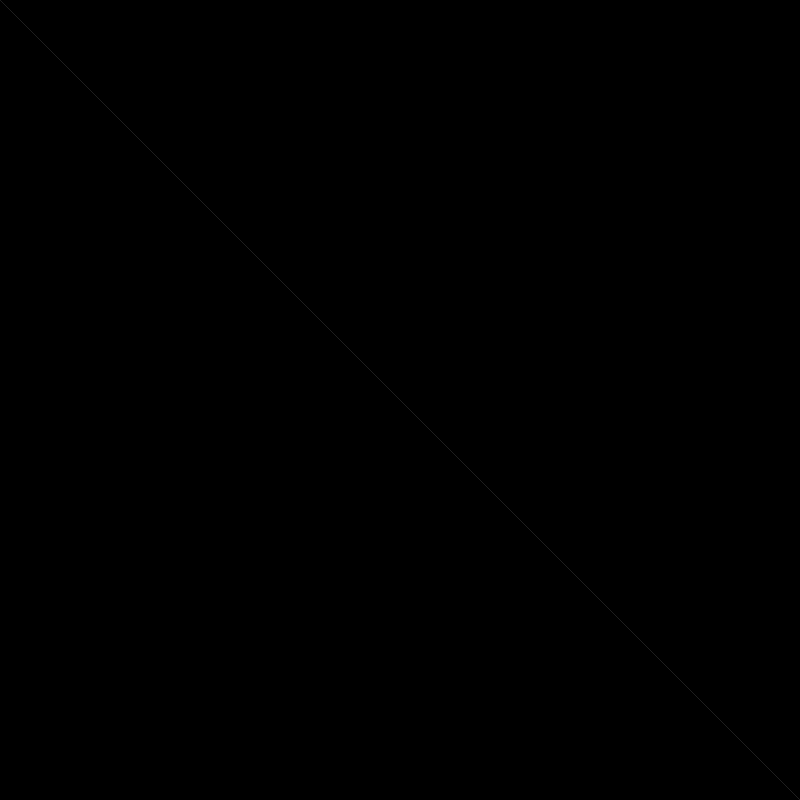
Frame 1 (no input)
Frame 60 (no input): identical to frame 1, image omitted
Frame 120 (the mouse pressed at the canvas centre since frame 60): identical to frame 1, image omitted

The p5.js sketch that drew this single still picture (run headless with seeded random() and noise() and a simulated clock; from frame 60 on, the mouse is pressed at the canvas centre):

// p5.js sketch
// ── sketch.js
points = []
let size
let xInp, yInp

function setup(){
  size = 800
  createCanvas(size, size)

  xInp = createInput('');
  xInp.position(10, size + 10);
  xInp.size(100);
  xInp.input(myInputEvent);
  
  yInp = createInput('');
  yInp.position(120, size + 10);
  yInp.size(100);
  yInp.input(myInputEvent);

  button = createButton('Generate point');
  button.position(240, size + 10);
  button.mousePressed(generate);
  
  button2 = createButton('Generate random point');
  button2.position(360, size + 10);
  button2.mousePressed(generateRandom);


}

function draw(){
  background(0)
  stroke(30)
  line(0,0,width,height)
  for(let i=0; i<points.length; i++){
    stroke(255)
    fill(255)
    if(points[i].x > points[i].y){
      noFill()
    }
    ellipse(points[i].x, points[i].y, 10, 10)
  }
}

function generate() {
  let x = xInp.value()
  let y = yInp.value()
  if(!isNaN(x)) x = parseInt(x)
  else document.getElementById("tex").innerHTML = "Please enter a number"
  if(!isNaN(y)) y = parseInt(y)
  document.getElementById("tex").innerHTML = "Please enter a number"
  if(x > 0 && x < size && y > 0 && y < size){
    document.getElementById("tex").innerHTML = "Generated Point!"
    points.push(new point(x,y))
  }
  else
    document.getElementById("tex").innerHTML = "Your number must be between 0 and 800"

  
}

function generateRandom(){
  points.push(new point(random(0,800),random(0,800)))
}

function myInputEvent(){
  //a
}


class point{
  constructor(p1,p2){
    this.set(p1,p2)
  }
  set(p1,p2){
    this.x = p1
    this.y = p2
  }
}
// ── style.css
h4 {
  position: fixed;
  top: 825px;
  left: 10px;
  max-width: 800px;
}
